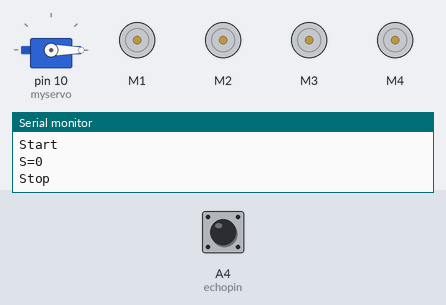
A sketch run on a simulated Arduino Uno, built with avr-gcc and run on an emulated ATmega328P. Parts: servo, 4 × DC motor (green arrow = forward, orange = backward, longer = faster), the last lines printed to the serial monitor. The inputs (shaded band) are chosen by the test bench; at power-on: A4 (echopin) LOW.

Above: at 1.2 s.
1.3 s: A4 (echopin) pulsed HIGH 2 times (0.12 s each, 0.3 s apart)
At 2.9 s:
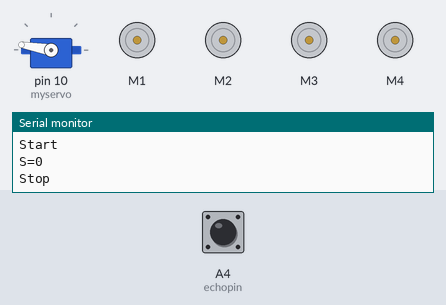
At 4.4 s:
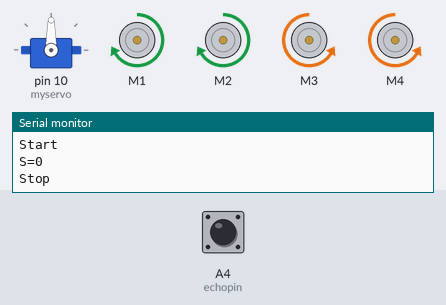
4.9 s: A4 (echopin) pulsed HIGH 5 times (0.12 s each, 0.3 s apart)
At 5.4 s:
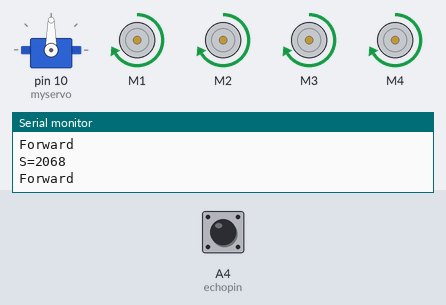
Timing chart, 0 to 17.7 s (numbered marks = the images above; inputs shaded):
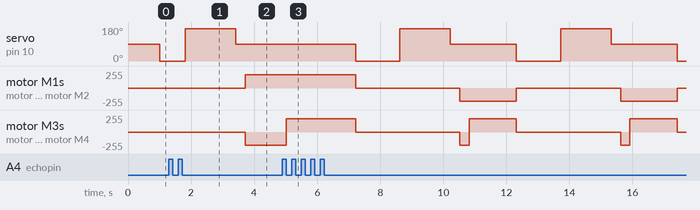

The sketch:

sketch_ultra_sonic_code.ino
```cpp
#include "AFMotor.h"
#include <Servo.h>

#define echopin A4 // echo pin
#define trigpin A5 // Trigger pin

Servo myservo;

const int MOTOR_1 = 1;
const int MOTOR_2 = 2;
const int MOTOR_3 = 3;
const int MOTOR_4 = 4;

AF_DCMotor motor1(MOTOR_1, MOTOR12_64KHZ); // create motor object, 64KHz pwm
AF_DCMotor motor2(MOTOR_2, MOTOR12_64KHZ); // create motor object, 64KHz pwm
AF_DCMotor motor3(MOTOR_3, MOTOR12_64KHZ); // create motor object, 64KHz pwm
AF_DCMotor motor4(MOTOR_4, MOTOR12_64KHZ); // create motor object, 64KHz pwm
//===============================================================================
//  Initialization
//===============================================================================

int distance_Left, distance_Front, distance_Right;
long distance;

int set = 20; // we can set any distance to avoid obstacle

void setup() {
  Serial.begin(9600);           // Initialize serial port
  Serial.println("Start");

  myservo.attach(10);
  myservo.write(90);

  pinMode (trigpin, OUTPUT);
  pinMode (echopin, INPUT );

  motor1.setSpeed(200);          // set the motor speed to 0-255
  motor2.setSpeed(200);
  motor3.setSpeed(200);
  motor4.setSpeed(200);
}
//===============================================================================
//  Main
//===============================================================================
void loop() {
 distance_Front = data();
 Serial.print("S=");
 Serial.println(distance_Front);
  if (distance_Front > set){
   Serial.println("Forward");
  motor1.run(FORWARD);         // turn it on going forward
  motor2.run(FORWARD);
  motor3.run(FORWARD);
  motor4.run(FORWARD);
    }
    else{hc_sr4();}
}


long data(){
  digitalWrite(trigpin, LOW);
  delayMicroseconds(2);
  digitalWrite(trigpin, HIGH);
  delayMicroseconds(10);
  distance = pulseIn (echopin, HIGH);
  return distance / 29 / 2;
}


void compareDistance(){
  if (distance_Left > distance_Right){
  motor1.run(BACKWARD);   // turn it on going left
  motor2.run(BACKWARD);
  motor3.run(FORWARD);
  motor4.run(FORWARD);
    delay(350);
  }
  else if (distance_Right > distance_Left){
  motor1.run(FORWARD);  // the other right
  motor2.run(FORWARD);
  motor3.run(BACKWARD);
  motor4.run(BACKWARD);
    delay(350);
  }
  else{
  motor1.run(BACKWARD);  // the other way
  motor2.run(BACKWARD);
  motor3.run(BACKWARD);
  motor4.run(BACKWARD);
   delay(300);
  motor1.run(BACKWARD);   // turn it on going left
  motor2.run(BACKWARD);
  motor3.run(FORWARD);
  motor4.run(FORWARD);
    delay(500);
  }
}

void hc_sr4(){
    Serial.println("Stop");
    motor1.run(RELEASE);         // stopped
    motor2.run(RELEASE);
    motor3.run(RELEASE);
    motor4.run(RELEASE);

    myservo.write(0);
    delay(300);
    distance_Right = data();
    delay(100);
    myservo.write(170);
    delay(500);
    distance_Left = data();
    delay(100);
    myservo.write(90);
    delay(300);
    compareDistance();
}
```

Measured:
- after the input at 1.3 s, motor M1, motor M2: stopped → forward 200/255 after 2.4 s
- by itself, motor M3, motor M4: repeats every 5.1 s: stopped 3.3 s, backward 200/255 0.30 s, forward 200/255 1.5 s
